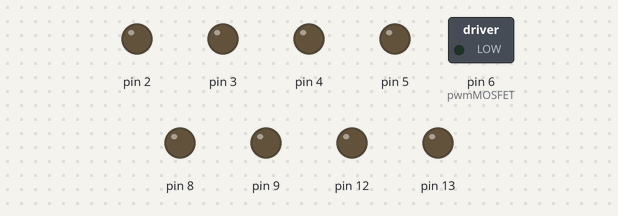
This sketch was run on a simulated Arduino Uno, built with avr-gcc and run on an emulated ATmega328P. Shown: switched loads named in the sketch (green lamp = pin HIGH), output pins drawn as LEDs (lit = HIGH).

Above: at 0.2 s.
Timing chart, 0 to 1.7 s (numbered marks = the images above):
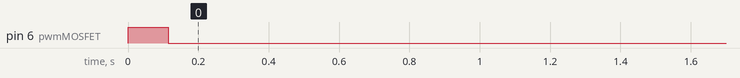

Measured:
- by itself, pin 6 (pwmMOSFET): LOW → HIGH at 0.00 s, → LOW 0.11 s later

The sketch:

RedCarController.ino
```cpp
int throttleValue = 100;
int steeringValue = 100;
int disconnectCounter = 0;

int steeringPot = A0;
int leftLimitSwitch = 10;
int rightLimitSwitch = 11;
int pwmMOSFET = 6;

void setup()
{
  Serial.begin(9600);

  // put your setup code here, to run once:
  //Motors
  pinMode(2, OUTPUT);
  pinMode(3, OUTPUT);
  pinMode(4, OUTPUT);
  pinMode(5, OUTPUT);
  //Steering
  pinMode(12, OUTPUT);
  pinMode(13, OUTPUT);
  pinMode(8, OUTPUT);
  pinMode(9, OUTPUT);
  //PWM Mosfet
  TCCR0B = TCCR0B & 0b11111000 | 0x02;
  pinMode(pwmMOSFET, OUTPUT);

  //Limit Switches
  pinMode(leftLimitSwitch, INPUT);
  digitalWrite(leftLimitSwitch, HIGH);
  pinMode(rightLimitSwitch, INPUT);
  digitalWrite(rightLimitSwitch, HIGH);
}

void loop()
{
  //Get Values from the serial port from the remote
  //change to an if statement for disconnection protection
  if(Serial.available() > 7) {
    int incomingByte = Serial.read();
    if(incomingByte == 0){
      incomingByte = Serial.read();
      if(incomingByte == 0) {
        incomingByte = Serial.read();
        if(incomingByte == 0){
          throttleValue = Serial.read();
          steeringValue = Serial.read();
          disconnectCounter = 0; //Connection Re-established.
        }
      }
    }
  } else {
    //Bluetooth Disconnect TimeOut Counter
    if (disconnectCounter < 2000) {
      disconnectCounter++;
    } else {
      disconnectCounter = 2001;
    }
    //When counter has exceeded 7, turn off the motors completely, lost connection
  }


  if (disconnectCounter > 2000) { //BLUETOOTH DISCONNECTED
    //Disable Vehicle
    //Turn Everything off
      digitalWrite(2, LOW);
      digitalWrite(3, LOW);
      digitalWrite(4, LOW);
      digitalWrite(5, LOW);
      digitalWrite(12, LOW);
      digitalWrite(13, LOW);
      digitalWrite(8, LOW);
      digitalWrite(9, LOW);
      analogWrite(pwmMOSFET, 0);
  } else { //Things are fine set the motors and steering
    //Speed Control
    if (throttleValue > 160){ //Go Backwards
      digitalWrite(3, LOW);
      digitalWrite(5, LOW);
      digitalWrite(2, HIGH);
      digitalWrite(4, HIGH);
      int pwmValue = 255 - map(throttleValue, 160, 255, 0, 255);
      analogWrite(pwmMOSFET, pwmValue);

    } else if (throttleValue < 70){//GO Forwards
      digitalWrite(2, LOW);
      digitalWrite(4, LOW);
      digitalWrite(3, HIGH);
      digitalWrite(5, HIGH);
      int tempThrottle = 70 - throttleValue;
      int pwmValue = 255 - map(tempThrottle, 0, 70, 0, 255);
      analogWrite(pwmMOSFET, pwmValue);

    } else { //Stop the motors
      digitalWrite(2, LOW);
      digitalWrite(3, LOW);
      digitalWrite(4, LOW);
      digitalWrite(5, LOW);
      analogWrite(pwmMOSFET, 255);

    }

    //Direction Control
    if (steeringValue > 160) { //GO Left
      if(digitalRead(leftLimitSwitch) == LOW){//Turn Steering Left
          digitalWrite(12, LOW);
          digitalWrite(8, LOW);
          digitalWrite(13, HIGH);
          digitalWrite(9, HIGH);
      } else { //Turn Steering off
          digitalWrite(12, LOW);
          digitalWrite(13, LOW);
          digitalWrite(8, LOW);
          digitalWrite(9, LOW);
      }
    } else if (steeringValue < 70 ) { //GO Right
      if(digitalRead(rightLimitSwitch) == LOW) {//Turn Steering Right
          digitalWrite(13, LOW);
          digitalWrite(9, LOW);
          digitalWrite(12, HIGH);
          digitalWrite(8, HIGH);
      } else { //Turn Steering off
          digitalWrite(12, LOW);
          digitalWrite(13, LOW);
          digitalWrite(8, LOW);
          digitalWrite(9, LOW);
      }
    } else { //GO Straight
          digitalWrite(12, LOW);
          digitalWrite(13, LOW);
          digitalWrite(8, LOW);
          digitalWrite(9, LOW);
    }
    }


}
```
